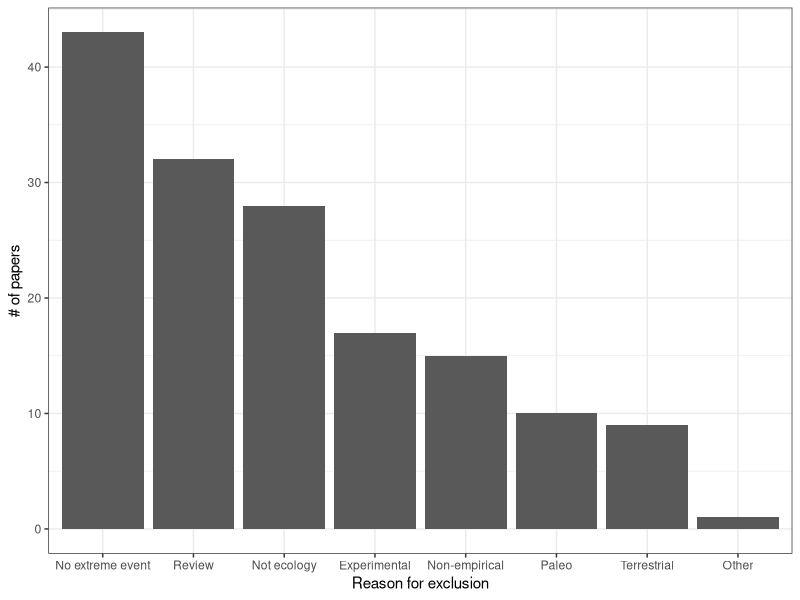

The R source for this figure:
## ---- chunk 1
knitr::opts_chunk$set(echo = TRUE)
library(tidyverse)
library(ggplot2)
## ---- chunk 2
Excluded <- read.csv("Excluded papers.csv")
Excluded2 <- read.csv("Excluded papers - second round.csv")
Excluded <- bind_rows(Excluded,Excluded2)
Excluded$Reason <- str_extract(Excluded$Manual.Tags,regex("(exclude).+$|(Exclude).+$"))
## ---- chunk 3
Excluded$Reason <- gsub("because","-",Excluded$Reason)
Excluded$Reason <- gsub("Exclude","exclude",Excluded$Reason)
Excluded$fReason <- as.factor(Excluded$Reason)
levels(Excluded$fReason)
## re-code broader categories of exclusion
Excluded$Reason2 <- factor(rep(NA,length(Excluded$Reason)),
                           levels=c("Review","Terrestrial","Non-empirical","No extreme event",
                                    "Paleo","Not ecology","Other","Experimental"))
Excluded$Reason2[Excluded$Reason %in% c("excluded - review",
                                        "excluded - review, book; duplicate",
                                        "excluded - book chapter/review",
                                        "excluded - review, book"
                                        )] <- "Review"
Excluded$Reason2[Excluded$Reason %in% c("excluded - terrestrial food webs",
                                        "excluded - terrestrial, fauna",
                                        "excluded - terrestrial, human disease",
                                        "excluded - terrestrial vegetation",
                                        "excluded - terrestrial, forests",
                                        "excluded - not aquatic"
                                        )] <- "Terrestrial"
Excluded$Reason2[Excluded$Reason %in% c("exclude- theoretical framework, not raw data",
                                        "excluded - modeling",
                                        "exclude - mass balance model",
                                        "excluded- no new ecological data"
                                        )] <- "Non-empirical"
Excluded$Reason2[Excluded$Reason %in% c("exclude - climate changes",
                                        "exclude - long term monitoring",
                                        "excluded - long-term trends",
                                        "exclude - not extreme event",
                                        "exclude- human stressor, but no extreme climate event",
                                        "excluded - about how ecosystem affects extreme events",
                                        "excluded - does not describe extreme event",
                                        "excluded - not about extreme events; excluded - review",
                                        "excluded - does not describe extreme event; excluded - review",
                                        "excluded - not about extreme events",
                                        "excluded - not extreme event"
                                        )] <- "No extreme event"
Excluded$Reason2[Excluded$Reason %in% c("excluded - ancient record (Phanerozoic)",
                                        "excluded - not modern",
                                        "exclude - historical",
                                        "excluded - ancient record (Holocene)",
                                        "excluded - historical data",
                                        "excluded - paleo, not modern extreme event"
                                        )] <- "Paleo"
Excluded$Reason2[Excluded$Reason %in% c("excluded - not about ecology",
                                        "excluded - not ecology",
                                        "excluded- no new ecological data"
                                        )] <- "Not ecology"
Excluded$Reason2[Excluded$Reason %in% c("excluded - symposium overview")] <- "Other"
Excluded$Reason2[Excluded$Reason %in% c("excluded - experimental")] <- "Experimental"
Excluded$Reason2 <- reorder(Excluded$Reason2,Excluded$Reason2,function(x)-length(x))
## ---- chunk 4
ggplot(Excluded,aes(x=Reason2))+geom_bar()+
  ylab("# of papers")+
  xlab("Reason for exclusion")+
  theme_bw()
